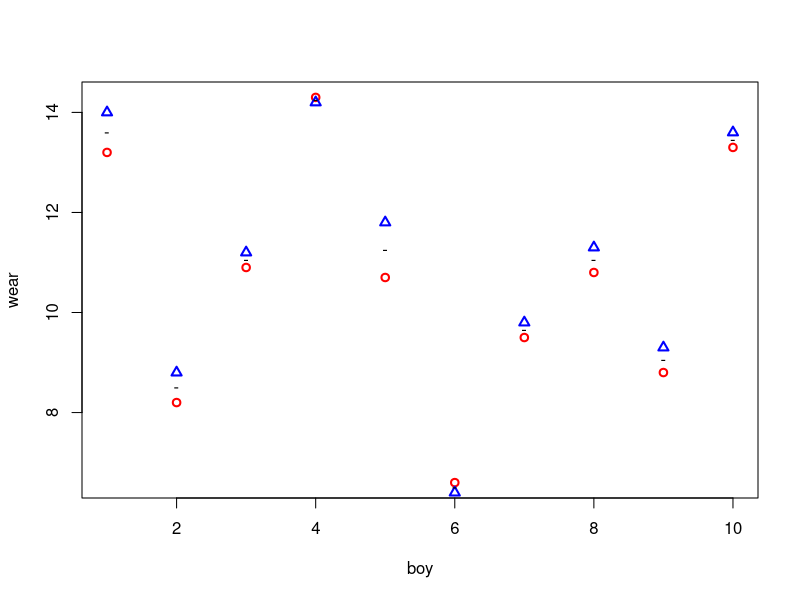

This figure's R source: (Note: this script raises an error after producing the figure.)
## ---- chunk 1
require( pbkrtest )
prettyVersion <- packageDescription("pbkrtest")$Version
prettyDate <- format(Sys.Date())
## ---- chunk 2
knitr::opts_chunk$set(echo = TRUE)
options("warn"=-1)  ## FIXME Fragile; issue with rankMatrix(, method="qr.R")
## ---- chunk 3
data(shoes, package="MASS")
shoes
## ---- chunk 4
plot(A ~ 1, data=shoes, col="red",lwd=2, pch=1, ylab="wear", xlab="boy")
points(B ~ 1, data=shoes, col="blue", lwd=2, pch=2)
points(I((A + B) / 2) ~ 1, data=shoes, pch="-", lwd=2)
## ---- chunk 5
r1 <- t.test(shoes$A, shoes$B, paired=T)
r1 |> tidy()
## ---- chunk 6
boy <- rep(1:10, 2)
boyf<- factor(letters[boy])
material <- factor(c(rep("A", 10), rep("B", 10)))
## Balanced data:
shoe.bal <- data.frame(wear=unlist(shoes), boy=boy, boyf=boyf, material=material)
head(shoe.bal)
## Imbalanced data; delete (boy=1, material=1) and (boy=2, material=b)
shoe.imbal <-  shoe.bal[-c(1, 12),]
## ---- chunk 7
lmm1.bal  <- lmer( wear ~ material + (1|boyf), data=shoe.bal)
lmm0.bal  <- update(lmm1.bal, .~. - material)
lmm1.imbal  <- lmer(wear ~ material + (1|boyf), data=shoe.imbal)
lmm0.imbal  <- update(lmm1.imbal, .~. - material)
## ---- chunk 8
anova(lmm1.bal, lmm0.bal, test="Chisq")  |> tidy()
anova(lmm1.imbal, lmm0.imbal, test="Chisq")  |> tidy()
## ---- chunk 9
kr.bal <- KRmodcomp(lmm1.bal, lmm0.bal)
kr.bal |> tidy()
summary(kr.bal) |> tidy() 
## ---- chunk 10
kr.imbal <- KRmodcomp(lmm1.imbal, lmm0.imbal)
kr.imbal |> tidy()
summary(kr.imbal) |> tidy()
## ---- chunk 11
c(bal_ddf = getKR(kr.bal, "ddf"), imbal_ddf = getKR(kr.imbal, "ddf"))
## ---- chunk 12
shoes2 <- list(A=shoes$A[-(1:2)], B=shoes$B[-(1:2)])
t.test(shoes2$A, shoes2$B, paired=T) |> tidy()
## ---- chunk 13
sat.bal <- SATmodcomp(lmm1.bal, lmm0.bal)
sat.bal |> tidy()
## ---- chunk 14
sat.imbal <- SATmodcomp(lmm1.imbal, lmm0.imbal)
sat.imbal |> tidy()
## ---- chunk 15
c(bal_ddf = getSAT(sat.bal, "ddf"), imbal_ddf = getSAT(sat.imbal, "ddf"))
## ---- chunk 16
pb.bal <- PBmodcomp(lmm1.bal, lmm0.bal, nsim=500, cl=2)
pb.bal |> tidy()
summary(pb.bal) |> tidy()
## ---- chunk 17
pb.imbal <- PBmodcomp(lmm1.imbal, lmm0.imbal, nsim=500, cl=2)
pb.imbal |> tidy()
summary(pb.imbal)  |> tidy()
## ---- chunk 18
shoe3 <- subset(shoe.bal, boy<=5)
shoe3 <- shoe3[order(shoe3$boy), ]
lmm1  <- lmer( wear ~ material + (1|boyf), data=shoe3 )
str( SG <- get_SigmaG( lmm1 ), max=2)
## ---- chunk 19
round( SG$Sigma*10 )
## ---- chunk 20
SG$G
